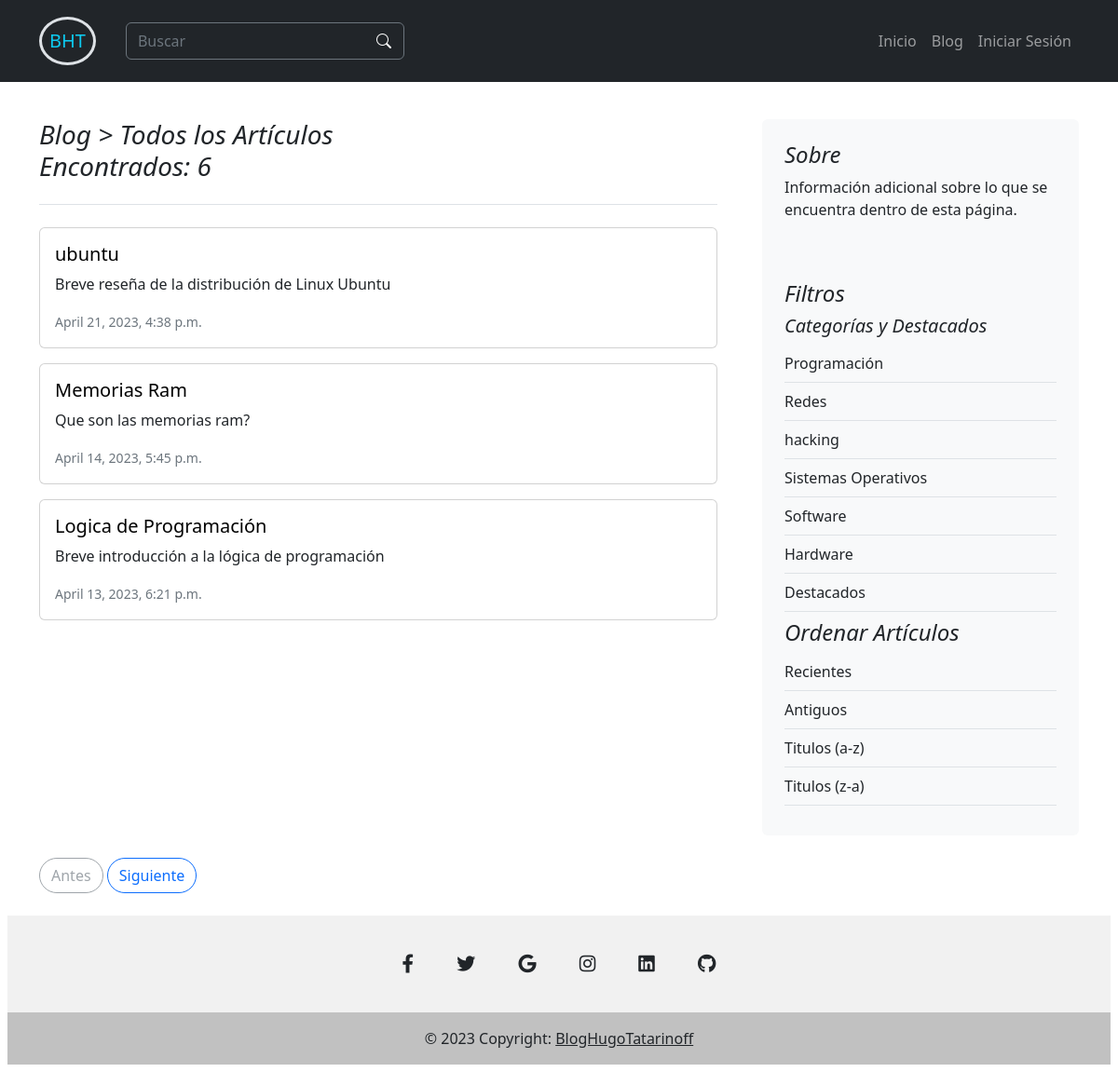
Page /post/ on the committed database.
### Blog/models.py (models this page shows, shortened)
class TimeStampMixin(models.Model):
    created_at = models.DateTimeField(auto_now=True)
    updated_at = models.DateTimeField(auto_now=True)
    class Meta:
        abstract = True

class Post(TimeStampMixin):
    title = models.CharField(max_length=255)
    slug = models.SlugField(unique=True)
    overview = models.TextField()
    content = models.TextField()
    author = models.ForeignKey(User, on_delete=models.PROTECT)
    categories = models.ManyToManyField(Category)
    featured = models.BooleanField(default=False)
    image = models.ImageField(upload_to='post_images/', blank=True, null=True)
    views = models.IntegerField(default=0)
    def get_absolute_url(self):
        return reverse("blog:post", kwargs={"slug": self.slug})
    class Meta:
        ordering = ['-created_at']

class Category(models.Model):
    title = models.CharField(max_length=255)
    slug = models.SlugField(unique=True)
    class Meta:
        verbose_name_plural = 'categories'

### Blog/views.py (the view)
# urls.py: path('post/', views.PostListView.as_view(), name='list_post'),
class PostListView(ListView):
    model = Post
    template_name = 'blog/results.html'
    paginate_by = 3
    def get_context_data(self, **kwargs):
        context = super(PostListView, self).get_context_data(**kwargs)
        context['categories'] = Category.objects.all()
        context['info_title'] = 'Blog > Todos los Artículos'
        return context

### Blog/context_processors.py (called while the page is built)
def category_processor(request):
    categories = Category.objects.all()
    return {
        'categories': categories
    }

### templates/blog/results.html (shortened to what this page needs)
{% extends 'base/base.html' %}
{% block 'content' %}
<div class="container-xxl bd-gutter pt-5 my-md-4 bd-layout">
    <main class="container">
        <div class="row g-5">
            <div class="col-md-8">
                <h3 class="pb-4 mb-4 fst-italic border-bottom">
                    {{ info_title }}
                    <br>
                    Encontrados: {{ page_obj.paginator.count }}
                </h3>
                {% for post in post_list %}
                <div class="card mb-3">
                    <div class="card-body">
                        <a href="{{ post.get_absolute_url }}" style="text-decoration: none"
                        class="text-black">
                        <h5 class="card-title">{{ post.title }}</h5>
                        </a>
                        <p class="card-text">{{ post.overview }}</p>
                        <p class="card-text"><small class="text-muted"> {{ post.created_at }}</small></p>
                    </div>
                </div>
                {% endfor %}
            </div>
            {% include 'blog/aside.html'%}
        <nav class="blog-pagination" aria-label="Pagination">
            {% if page_obj.has_previous %}
            <a class="btn btn-outline-primary rounded-pill"
                href="?page={{ page_obj.previous_page_number }}{% if query %}&search={{ query }}{% endif %}">Antes</a>
            {% else %}
            <a class="btn btn-outline-secondary rounded-pill disabled">Antes</a>
            {% endif %}
            {% if page_obj.has_next %}
            <a class="btn btn-outline-primary rounded-pill"
                href="?page={{ page_obj.next_page_number }}{% if query %}&search={{ query }}{% endif %}">Siguiente</a>
            {% else %}
            <a class="btn btn-outline-secondary rounded-pill disabled">Siguiente</a>
            {% endif %}
        </nav>
    </main>
</div>
{% endblock %}

### templates/blog/aside.html
<div class="col-md-4 mb-2">
    <div class="position-sticky bg-light rounded" style="top: 2rem;">
        <div class="p-4 mb-3">
            <h4 class="fst-italic">Sobre</h4>
            <p class="mb-0">Información adicional sobre lo que se encuentra dentro de esta página.</p>
        </div>
        <div class="p-4 mb-3">
            <h4 class="fst-italic">Filtros</h4>
            <h5 class="fst-italic">Categorías y Destacados</h5>
            <ul class="navbar-nav w-100 mb-2">
                {% for category in categories%}
                <li class="nav-item border-bottom">
                    <a href="{% url 'blog:category' category.slug %}" class="nav-link">
                        {{ category.title }}
                    </a>
                </li>
                {% endfor %}
                <li class="nav-item border-bottom">
                    <a class="nav-link" href="{% url 'blog:featured' %}">Destacados</a>
                </li>
            </ul>
            <h4 class="fst-italic">Ordenar Artículos</h4>
            <ul class="navbar-nav w-100 mb-2">
                <li class="nav-item border-bottom">
                    <a class="nav-link" href="{% url 'blog:order' '-created_at' %}">Recientes</a>
                </li>
                <li class="nav-item border-bottom">
                    <a class="nav-link" href="{% url 'blog:order' 'created_at' %}">Antiguos</a>
                </li>
                <li class="nav-item border-bottom">
                    <a class="nav-link" href="{% url 'blog:order' 'title' %}">Titulos (a-z)</a>
                </li>
                <li class="nav-item border-bottom">
                    <a class="nav-link" href="{% url 'blog:order' '-title' %}">Titulos (z-a)</a>
                </li>
            </ul>
        </div>
    </div>
</div>
</div>

### rows in the picture
Post: title "ubuntu", overview "Breve reseña de la distribución de Linux Ubuntu", created_at "April 21, 2023, 4:38 p.m."
Post: title "Memorias Ram", overview "Que son las memorias ram?", created_at "April 14, 2023, 5:45 p.m."
Post: title "Logica de Programación", overview "Breve introducción a la lógica de programación", created_at "April 13, 2023, 6:21 p.m."
Category: title "Programación"
Category: title "Redes"
Category: title "hacking"
Category: title "Sistemas Operativos"
Category: title "Software"
Category: title "Hardware"

### other values in the picture
{{ info_title }} "Blog > Todos los Artículos"
{{ page_obj.paginator.count }} "6"
